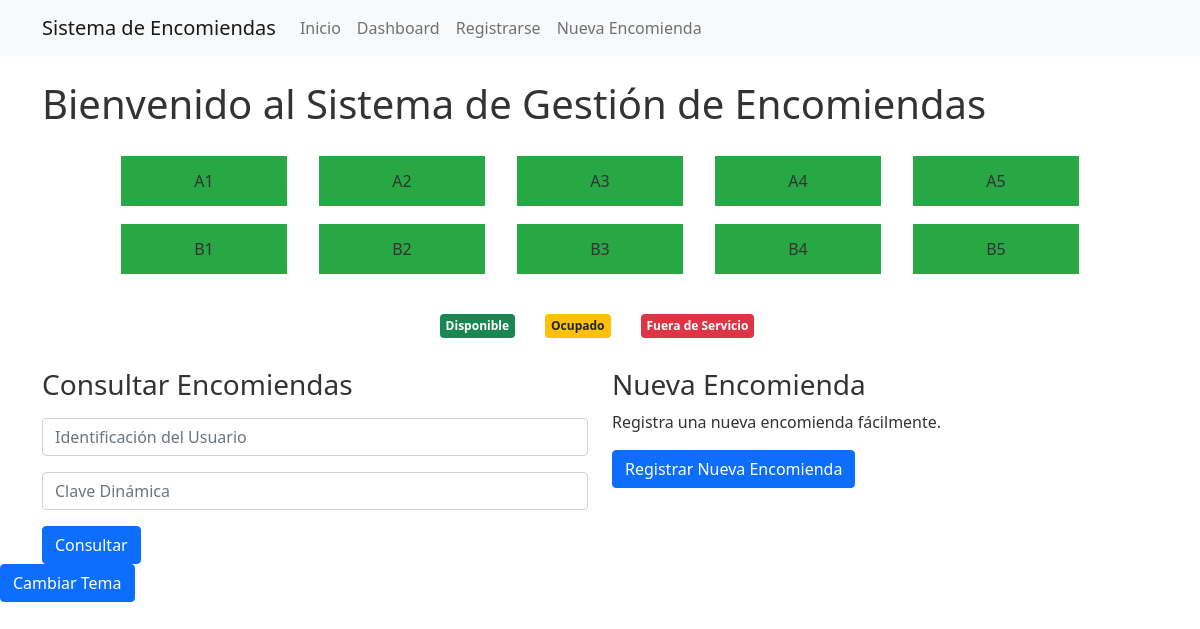
Before: / with the older database file.
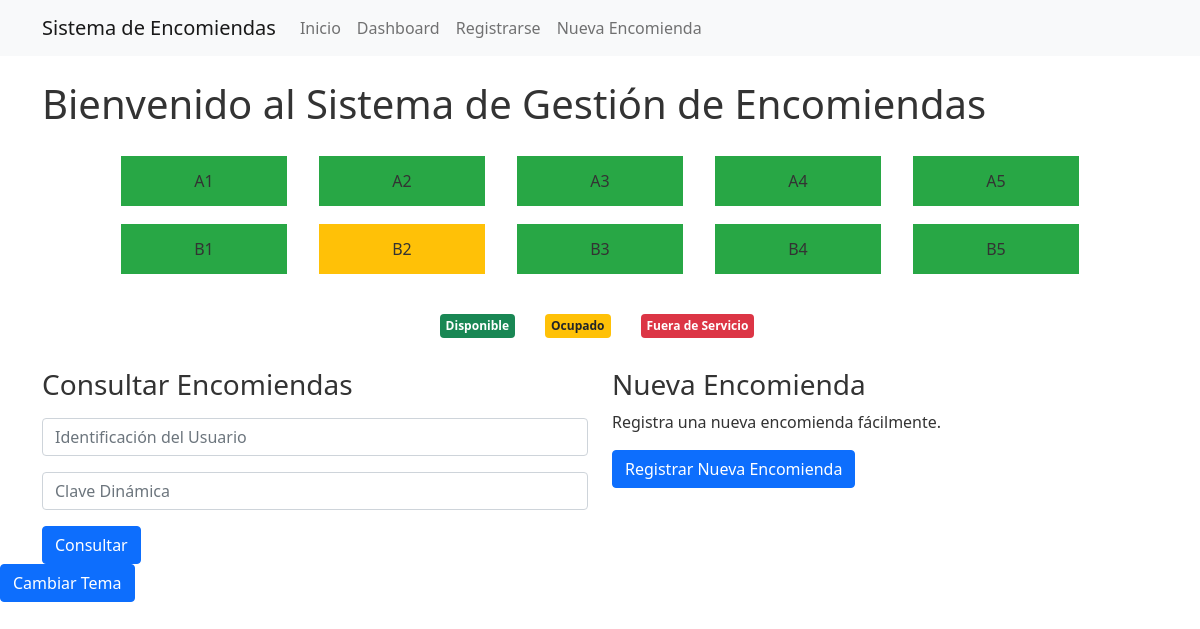
After: the same page with the newer database file.
### tables this page shows
CREATE TABLE garajes (
    id TEXT PRIMARY KEY,
    estado TEXT NOT NULL
);

### app.py (the view)
@app.route('/')
def index():
    try:
        conn = get_db_connection()
        estacionamientos = conn.execute('SELECT * FROM garajes').fetchall()
        conn.close()
        return render_template('index.html', estacionamientos=estacionamientos)
    except sqlite3.Error as e:
        app.logger.error(f"Error al consultar la tabla garajes: {e}")
        return "Error al acceder a la base de datos", 500

### app.py (called while the page is built)
def get_db_connection():
    try:
        conn = sqlite3.connect('database.db')
        conn.row_factory = sqlite3.Row
        return conn
    except sqlite3.Error as e:
        app.logger.error(f"Error al conectar con la base de datos: {e}")
        raise

### templates/index.html (shortened to what this page needs)
{% extends "base.html" %}
{% block content %}
<h1 class="mt-3 mb-4">Bienvenido al Sistema de Gestión de Encomiendas</h1>
<div id="estacionamientos" class="row justify-content-center mb-4">
    {% for estacionamiento in estacionamientos %}
    <div class="col-2 m-1">
        <div class="estacionamiento {{ estacionamiento.estado }}" data-id="{{ estacionamiento.id }}">
            {{ estacionamiento.id }}
        </div>
    </div>
    {% endfor %}
</div>
<div class="row justify-content-center mb-4">
    <div class="col-auto">
        <span class="badge bg-success">Disponible</span>
    </div>
    <div class="col-auto">
        <span class="badge bg-warning text-dark">Ocupado</span>
    </div>
    <div class="col-auto">
        <span class="badge bg-danger">Fuera de Servicio</span>
    </div>
</div>
<div class="row mt-4">
    <div class="col-md-6">
        <h3>Consultar Encomiendas</h3>
        <form id="consultaForm" class="mt-3">
            <div class="mb-3">
                <input type="text" class="form-control" name="identificacion" placeholder="Identificación del Usuario" required>
            </div>
            <div class="mb-3">
                <input type="text" class="form-control" name="clave_dinamica" placeholder="Clave Dinámica" required>
            </div>
            <button type="submit" class="btn btn-primary">Consultar</button>
        </form>
    </div>
    <div class="col-md-6">
        <h3>Nueva Encomienda</h3>
        <p>Registra una nueva encomienda fácilmente.</p>
        <a href="{{ url_for('encomienda') }}" class="btn btn-primary">Registrar Nueva Encomienda</a>
    </div>
</div>
{% endblock %}

### templates/base.html (shortened to what this page needs)
<!DOCTYPE html>
<html lang="es">
<head>
    <link href="https://cdn.jsdelivr.net/npm/bootstrap@5.1.3/dist/css/bootstrap.min.css" rel="stylesheet">
    <link rel="stylesheet" href="{{ url_for('static', filename='css/custom.css') }}">
</head>
<body>
    <nav class="navbar navbar-expand-lg navbar-light bg-light">
        <div class="container">
            <a class="navbar-brand" href="{{ url_for('index') }}">Sistema de Encomiendas</a>
            <div class="collapse navbar-collapse" id="navbarNav">
                <ul class="navbar-nav">
                    <li class="nav-item">
                        <a class="nav-link" href="{{ url_for('index') }}">Inicio</a>
                    </li>
                    <li class="nav-item">
                        <a class="nav-link" href="{{ url_for('dashboard') }}">Dashboard</a>
                    </li>
                    <li class="nav-item">
                        <a class="nav-link" href="{{ url_for('register') }}">Registrarse</a>
                    </li>
                    <li class="nav-item">
                        <a class="nav-link" href="{{ url_for('encomienda') }}">Nueva Encomienda</a>
                    </li>
                </ul>
            </div>
        </div>
    </nav>
    <div class="container mt-4">
        {% block content %}{% endblock %}
    </div>
    <button onclick="toggleTheme()" class="btn btn-primary theme-toggle">Cambiar Tema</button>
</body>
</html>

### static/css/custom.css (style rules this page uses)
:root { --primary-color: #007bff; --secondary-color: #6c757d; --background-color: #ffffff; --text-color: #333333; --estacionamiento-disponible: #28a745; --estacionamiento-ocupado: #ffc107; --estacionamiento-fuera-servicio: #dc3545; }
body { background-color: var(--background-color); color: var(--text-color); transition: background-color 0.3s, color 0.3s; }
h1, h2, h3, h4, h5, h6 { color: var(--text-color); }
.estacionamiento { width: 100%; height: 50px; color: var(--text-color); display: flex; align-items: center; justify-content: center; margin-bottom: 10px; }
.disponible { background-color: var(--estacionamiento-disponible); }
.ocupado { background-color: var(--estacionamiento-ocupado); }
.badge { display: inline-block; padding: 0.5em; margin-right: 0.5em; margin-bottom: 0.5em; }

Changed rows visible on the page:
changed garajes "B2": estado "disponible" → "ocupado" (drawn)
